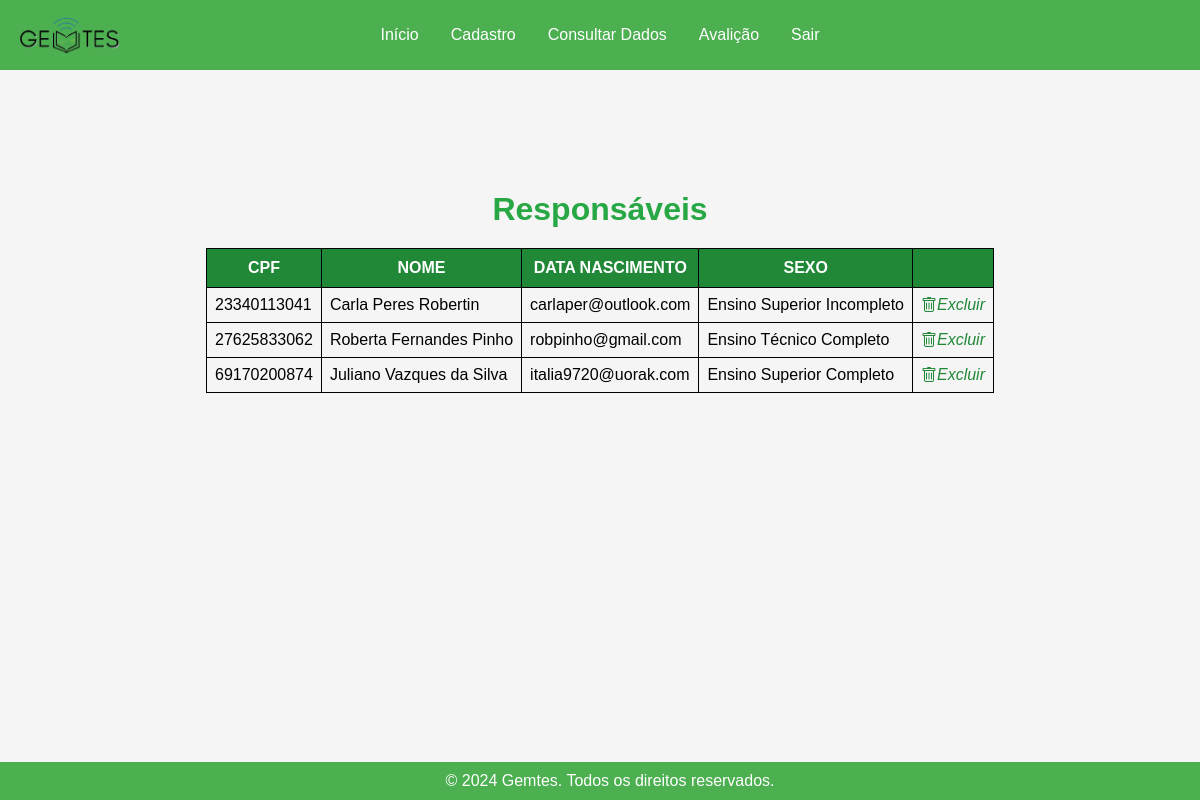
/pages/consulta_responsavel.php (signed in), run on the app's committed database.
### consulta/consulta_responsavel.php (called while the page is built)
<?php
function mostrarResponsaveis() {
    return fazerConsulta("SELECT * FROM responsáveis");
}
function fazerConsulta(string $sql) {
    $conexao = mysqli_connect("localhost", "root", "", "gemtes") or die("Falha na conexão");
    $consulta = mysqli_query($conexao, $sql) or die("Falha na consulta");
    $registros = mysqli_fetch_all($consulta, MYSQLI_ASSOC);
    return $registros;
}
?>

### pages/consulta_responsavel.php (the view, shortened to what this page needs)
<?php
include('../consulta/consulta_responsavel.php');
?>
  <h1>Responsáveis</h1>
  <?php $responsaveis = mostrarResponsaveis(); ?>
  <div class="tableCentro">
    <table>
      <tr>
        <th>CPF</th>
        <th>Nome</th>
        <th>Data Nascimento</th>
        <th>Sexo</th>
        <th></th>
      </tr>
      <?php
      if (!empty($responsaveis)) {
        foreach ($responsaveis as $responsavel) {
            echo "<tr>";
            echo "<td>" . $responsavel['cpf'] . "</td>";
            echo "<td>" . $responsavel['nome'] . "</td>";
            echo "<td>" . $responsavel['email'] . "</td>";
            echo "<td>" . $responsavel['escolaridade'] . "</td>";
            echo "<td><a onclick='return confirm(\"Tem certeza que deseja deletar?\")' href='../deletes/deletar_responsavel.php?cpf=" . $responsavel['cpf'] . "'><i class='bi bi-trash'>Excluir</i>
</a></td>";
            echo "</tr>";
        }
    } else {
        echo "Nenhum resultado encontrado.";
    }
      ?>
    </table>
  </div>

### pages/arqs/style.css (style rules this page uses)
body { font-family: Arial, sans-serif; margin: 0; padding: 0; background-color: #f5f5f5; }
h1 { text-align: center; color: #28a745; }
header { background-color: #4CAF50; color: white; padding: 20px; text-align: center; position: relative; }
header img { max-width: 100px; position: absolute; left: 20px; top: 50%; transform: translateY(-50%); }
header nav { display: flex; justify-content: center; padding: 5px; }
header nav button { background: none; border: none; margin: 0 10px; cursor: pointer; color: white; font-size: 16px; transition: opacity 0.3s ease; }
main { text-align: center; padding: 100px 20px; }
h1 { margin-bottom: 20px; }
footer { background-color: #4CAF50; color: white; text-align: center; padding: 10px; width: 100%; position: fixed; bottom: 0; }
table { border-collapse: collapse; width: 100%; display: flex; justify-content: center; align-items: center; }
th, td { padding: 8px; border: 1px solid black; }
th { text-align: center; background-color: #218838; color: white; font-weight: bold; text-transform: uppercase; padding: 10px; }
tr { text-align: left; }
td i { color: #218838; display: flex; align-items: center; justify-content: center; }
a { text-decoration: none; }

### data on the page
responsáveis: cpf "23340113041", nome "Carla Peres Robertin", email "carlaper@outlook.com", escolaridade "Ensino Superior Incompleto"
responsáveis: cpf "27625833062", nome "Roberta Fernandes Pinho", email "robpinho@gmail.com", escolaridade "Ensino Técnico Completo"
responsáveis: cpf "69170200874", nome "Juliano Vazques da Silva", email "italia9720@uorak.com", escolaridade "Ensino Superior Completo"
